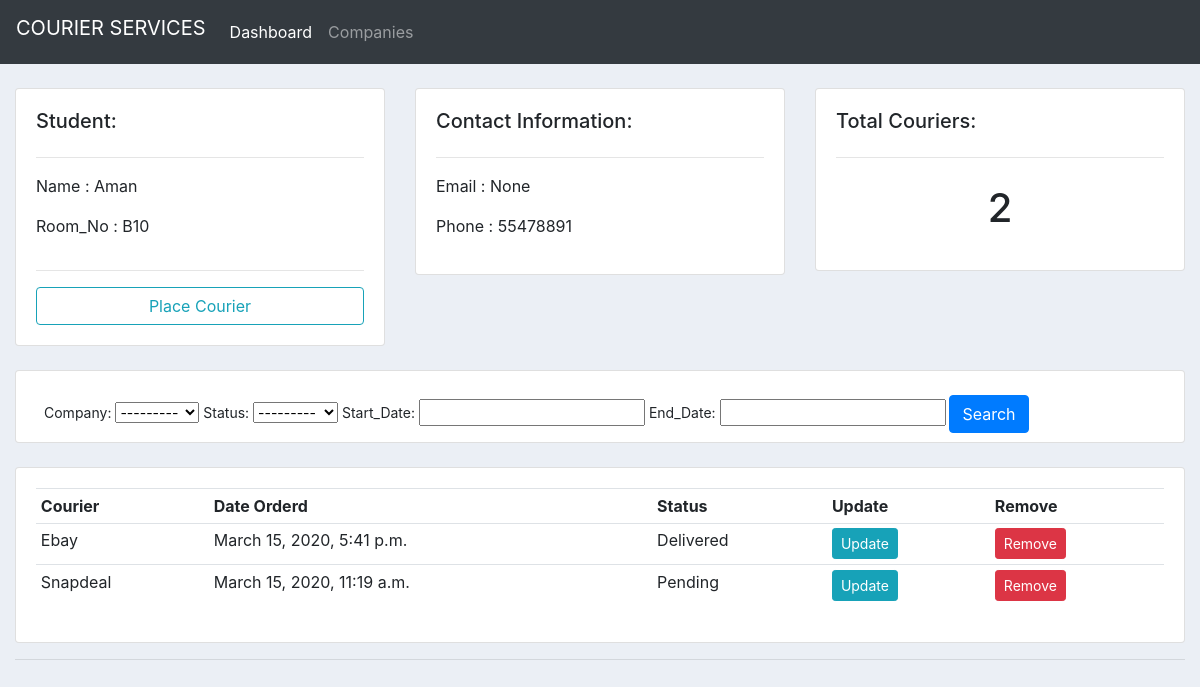
Page /student/1/ on the earlier database version.
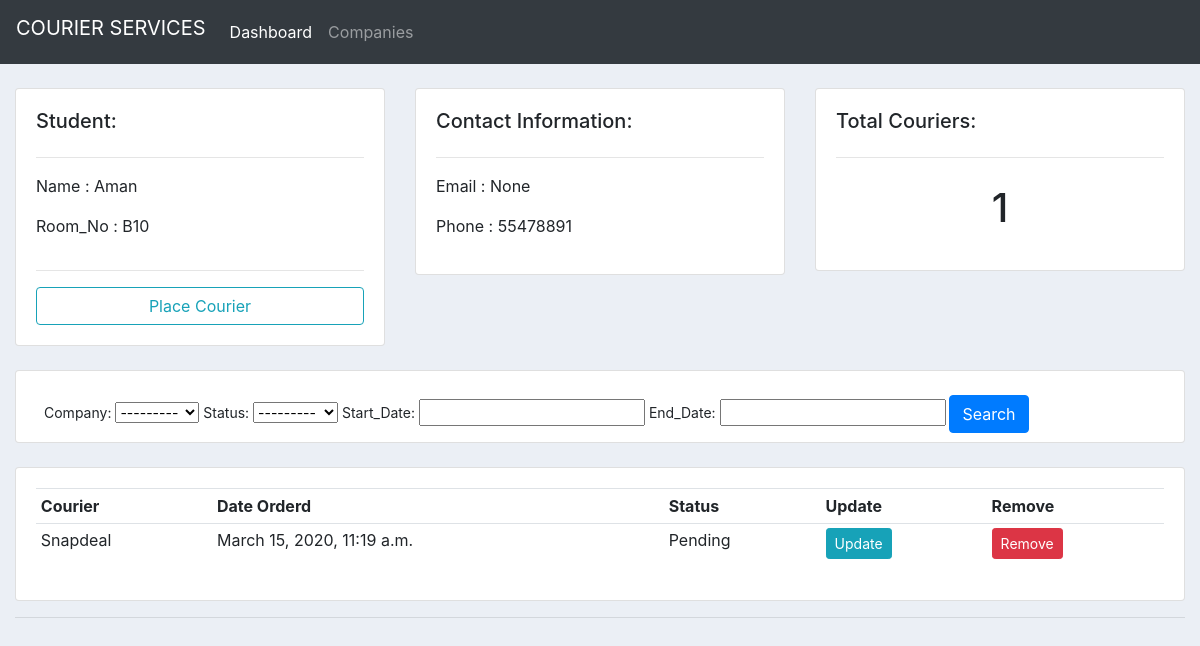
Same page on the later database version.
### courier/models.py (models this page shows)
class Order(models.Model):
    STATUS=(
        ('Pending','Pending'),
        ('Delivered','Delivered'),
    )
    student = models.ForeignKey(Student,null=True,on_delete= models.SET_NULL)
    company = models.ForeignKey(Company,null=True,on_delete= models.SET_NULL)
    date_created = models.DateTimeField(auto_now_add=True, null=True)
    status = models.CharField(max_length=200,null=True,choices=STATUS)

class Company(models.Model):
    name= models.CharField(max_length=200,null=True)
    description= models.CharField(max_length=200,null=True,blank=True)
    date_created= models.DateTimeField(auto_now_add=True,null=True)
    def __str__(self):
        return self.name

### courier/views.py (the view)
# urls.py: path('student/<str:pk_test>/',views.student,name="student"),
def student(request,pk_test):
    student= Student.objects.get(id=pk_test)
    orders=student.order_set.all().order_by('-date_created')
    total_order=orders.count()
    myFilter=OrderFilter(request.GET,queryset=orders)
    orders=myFilter.qs
    context={'student':student,'orders':orders,'total_order':total_order,'myFilter':myFilter}
    return render(request,'courier/student.html',context)

### courier/templates/courier/student.html
{%  extends 'courier/main.html' %}
{% block content %}
	<br>
<div class="row">
	<div class="col-md">
		<div class="card card-body">
			<h5>Student:</h5>
			<hr>
            <p>Name :   {{ student.name }}</p>
            <p>Room_No :   {{ student.room_no }}</p>
            <hr>
			<a class="btn btn-outline-info  " href="{% url 'create_courier' student.id %}">Place Courier</a>
		</div>
	</div>
	<div class="col-md">
		<div class="card card-body">
			<h5>Contact Information:</h5>
			<hr>
			<p>Email :  {{ student.email }} </p>
			<p>Phone :  {{ student.phone }} </p>
		</div>
	</div>
	<div class="col-md">
		<div class="card card-body">
			<h5>Total Couriers:</h5>
			<hr>
			<h1 style="text-align: center;padding: 10px">{{ total_order }}</h1>
		</div>
	</div>
</div>
<br>
<div class="row">
	<div class="col">
		<div class="card card-body">
			<form class="form-control-sm" method="get">
                <label>Company: </label>
                {{ myFilter.form.company }}
                <label>Status: </label>
                {{ myFilter.form.status }}
                <label>Start_Date: </label>
                {{ myFilter.form.start_date }}
                <label>End_Date: </label>
                {{ myFilter.form.end_date }}
		    <button class="btn btn-primary" type="submit">Search</button>
		  </form>
		</div>
	</div>
</div>
<br>
<div class="row">
	<div class="col-md">
		<div class="card card-body">
			<table class="table table-sm">
				<tr>
					<th>Courier</th>
					<th>Date Orderd</th>
					<th>Status</th>
					<th>Update</th>
					<th>Remove</th>
				</tr>
                {% for order in orders %}
                    <tr>
                    <td>{{ order.company }}</td>
                    <td>{{ order.date_created }}</td>
                    <td>{{ order.status }}</td>
                    <td><a class="btn btn-sm btn-info" href="{% url 'update_courier' order.id %}">Update</a></td>
                    <td><a class="btn btn-sm btn-danger" href="{% url 'remove_courier' order.id %}">Remove</a></td>
                    </tr>
                {% endfor %}
			</table>
		</div>
	</div>
</div>
{% endblock %}

Differences in the rows shown:
removed Order: company "Ebay", date_created "March 15, 2020, 5:41 p.m.", status "Delivered"
Other differences:
{{ total_order }}: "2" → "1"
